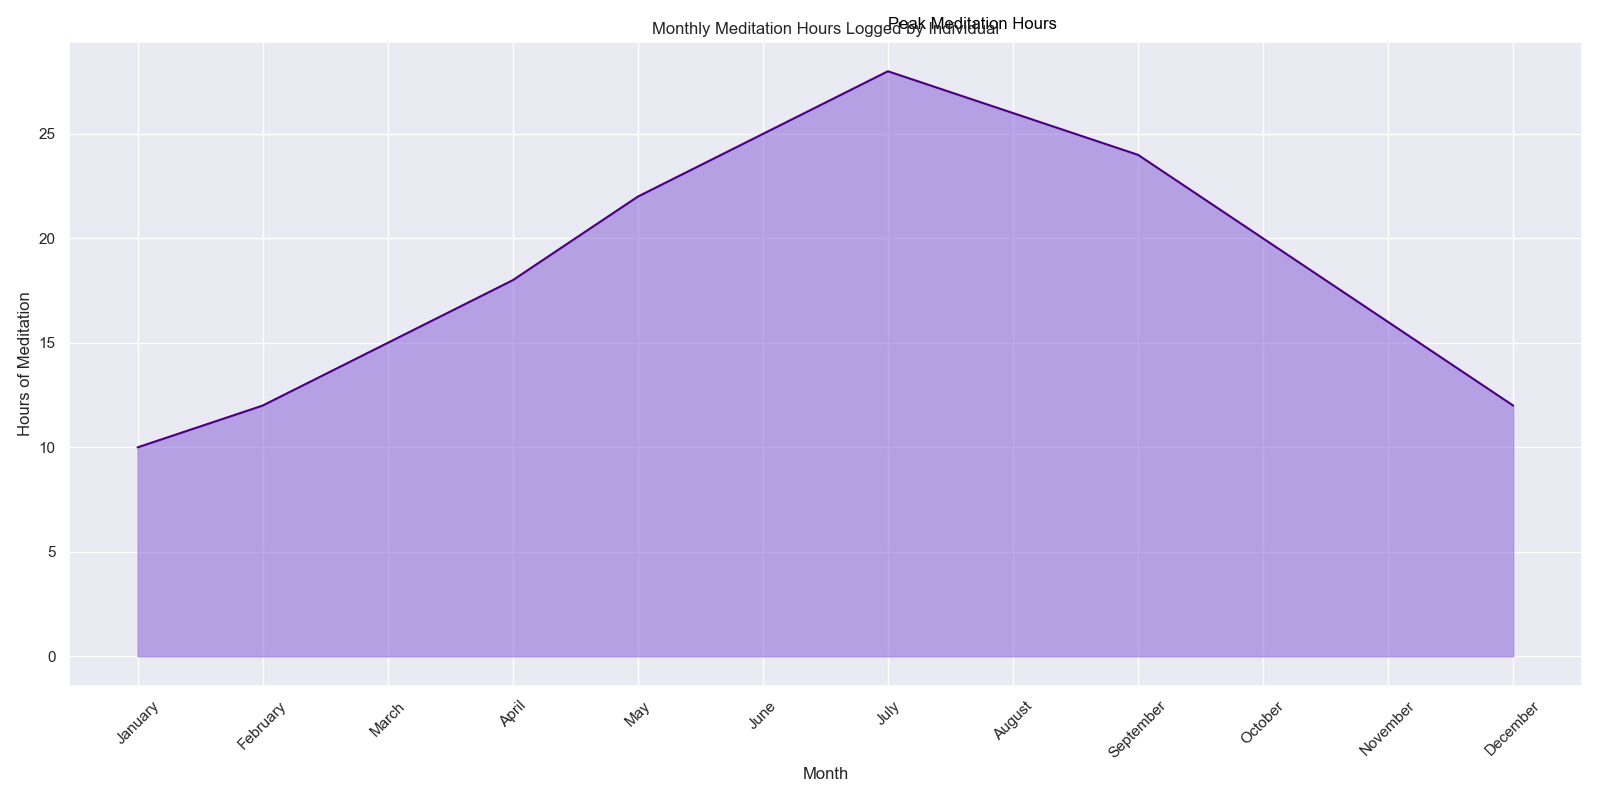

Python code for this plot:

import pandas as pd
import seaborn as sns
import matplotlib.pyplot as plt

data = {
    'Month': ['January', 'February', 'March', 'April', 'May', 'June', 
              'July', 'August', 'September', 'October', 'November', 'December'],
    'Hours': [10, 12, 15, 18, 22, 25, 28, 26, 24, 20, 16, 12]
}

df = pd.DataFrame(data)

plt.figure(figsize=(16, 8))

ax = sns.lineplot(x='Month', y='Hours', data=df, color='#4B0082')
plt.fill_between(df['Month'], df['Hours'], color='#9370DB', alpha=0.6)

plt.text(6, 30, 'Peak Meditation Hours', horizontalalignment='left', size='medium', color='black')

plt.xticks(rotation=45)
plt.xlabel('Month')
plt.ylabel('Hours of Meditation')
plt.title('Monthly Meditation Hours Logged by Individual')

plt.tight_layout()
plt.show()
